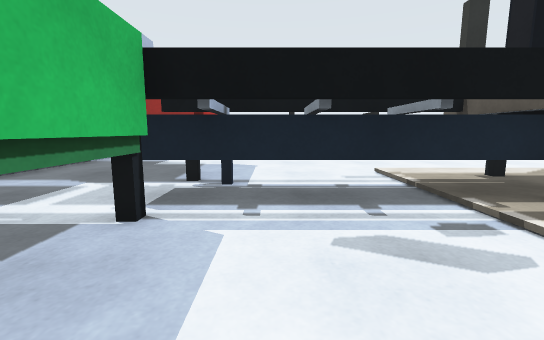
[1] (above)

24 first-person views from a walk through a world built for the Gazebo simulator. The camera is 0.26 m above the floor, tilts 8° down and sees 90° across. The floor is counted in squares, 0.25 m on a side. Each view is taken from the middle of a square. On the plan, view 1 faces up. The plan holds only what a view shows up to about 11 squares ahead; the rest is blank.

[2]
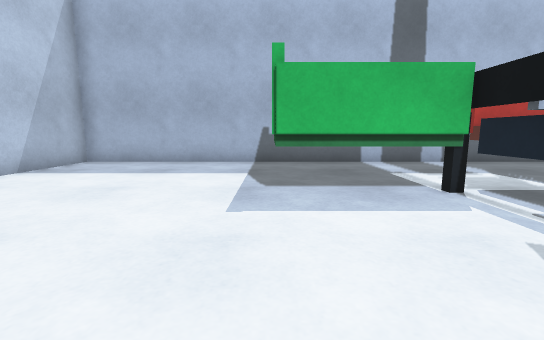

[3]
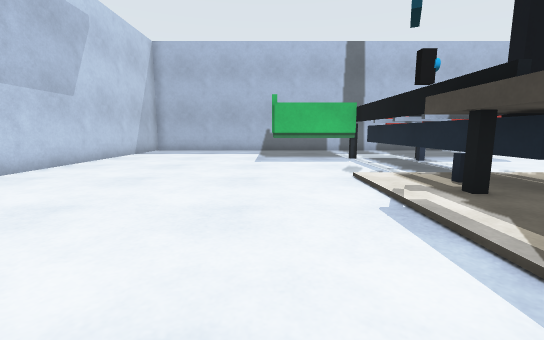

[4]
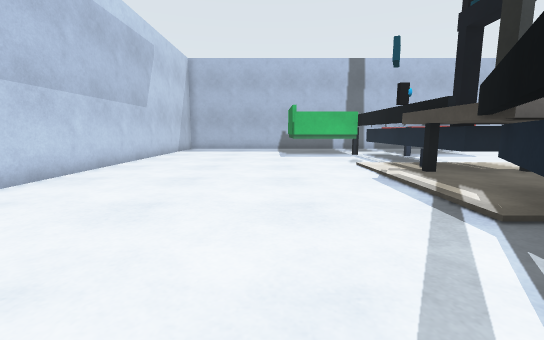

[5]
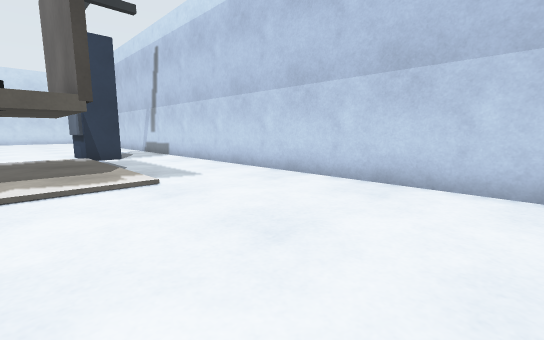

[6]
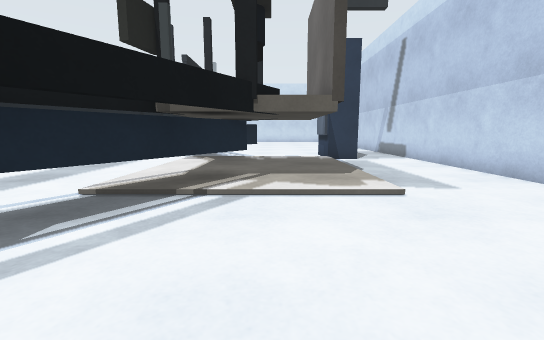

[7]
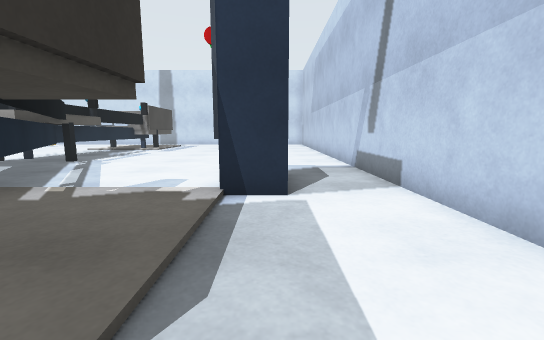

[8]
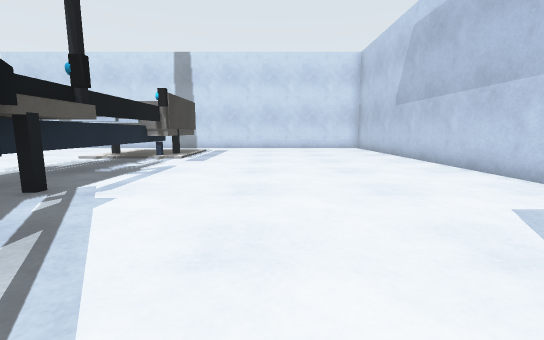

[9]
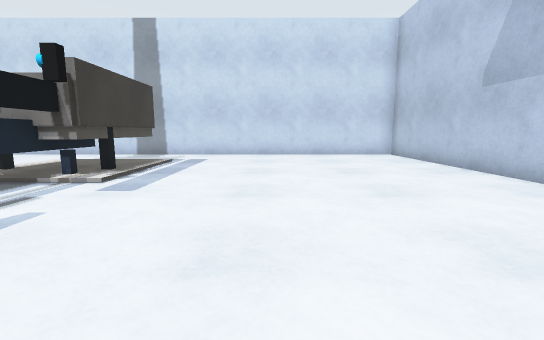

[10]
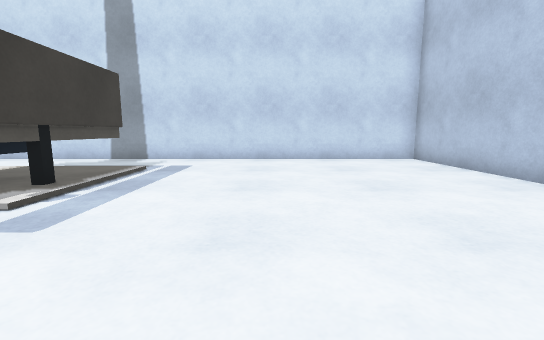

[11]
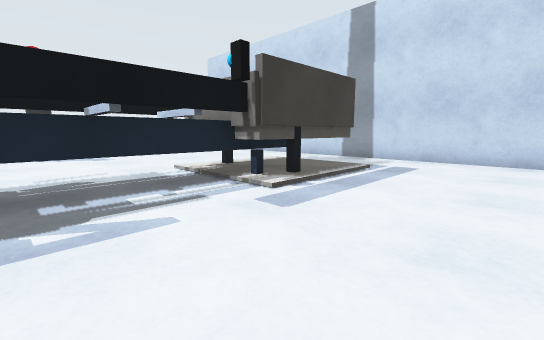

[12]
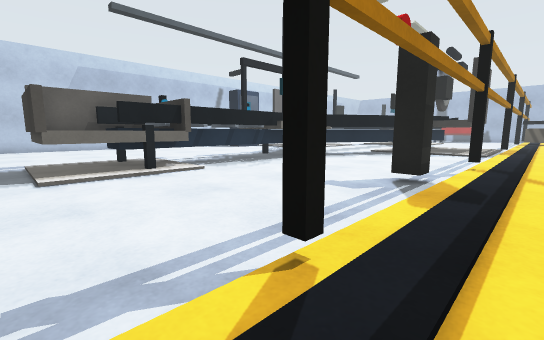

[13]
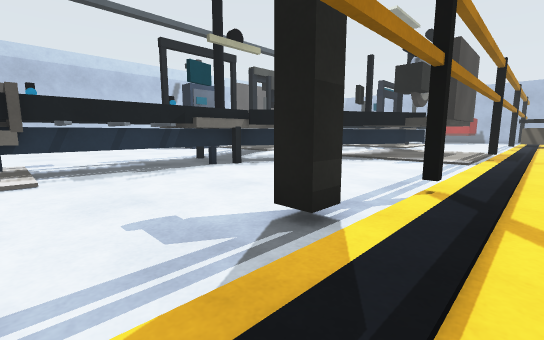

[14]
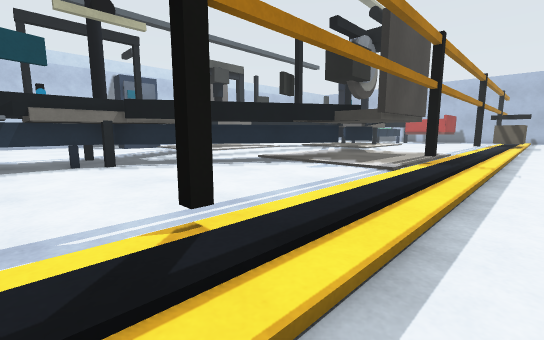

[15]
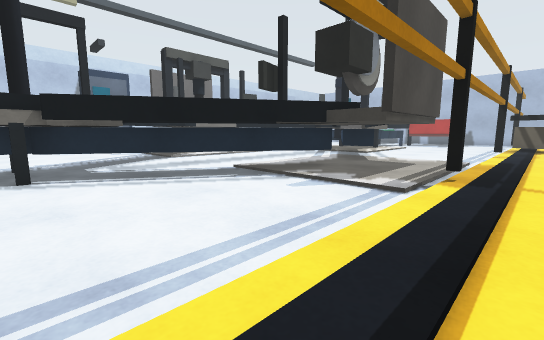

[16]
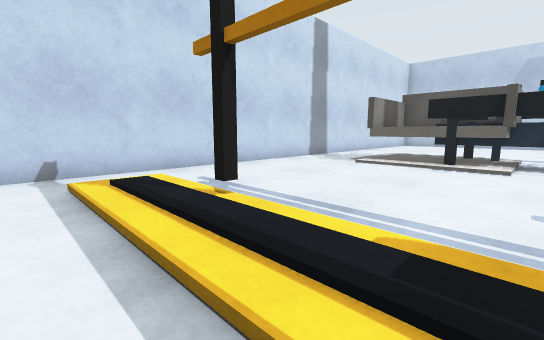

[17]
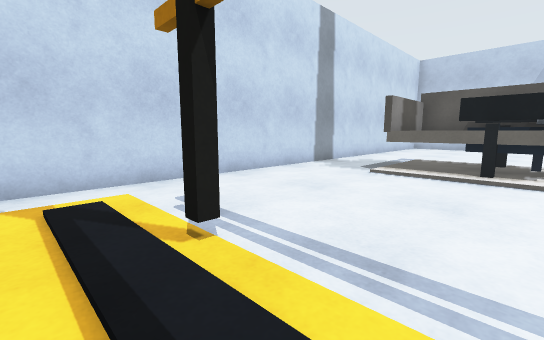

[18]
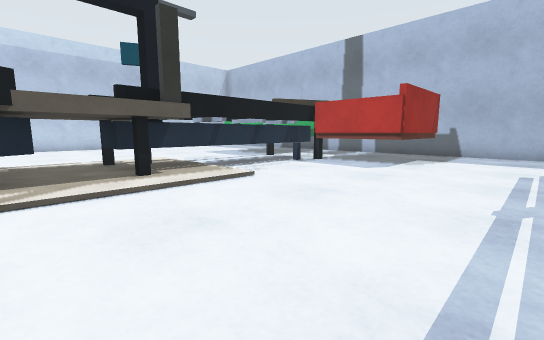

[19]
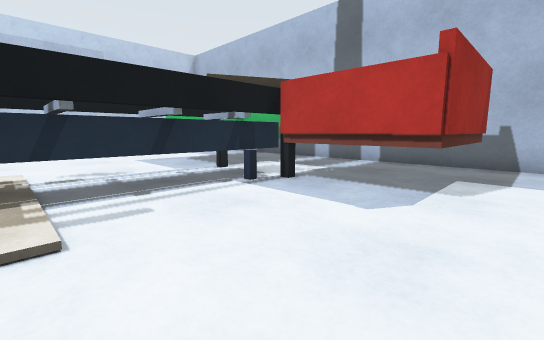

[20]
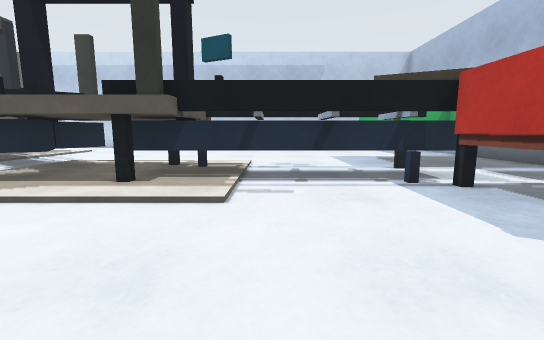

[21]
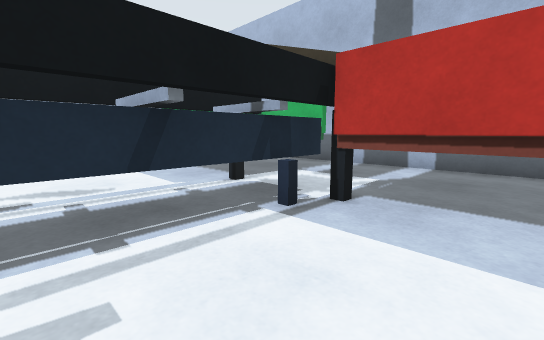

[22]
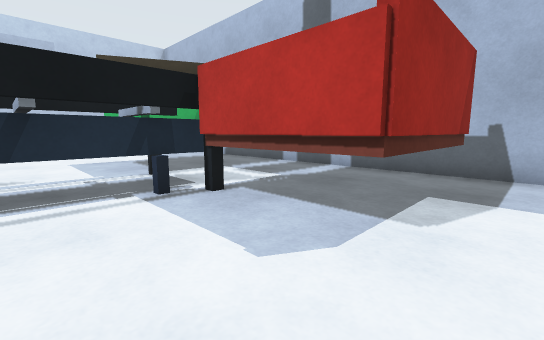

[23]
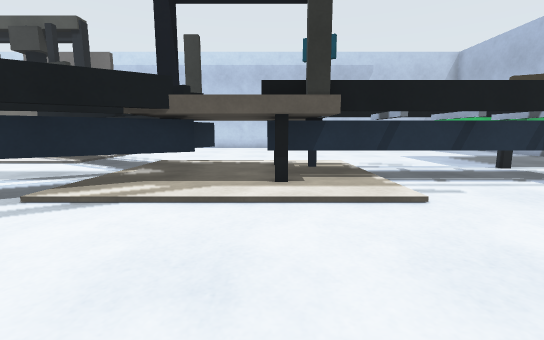

[24]
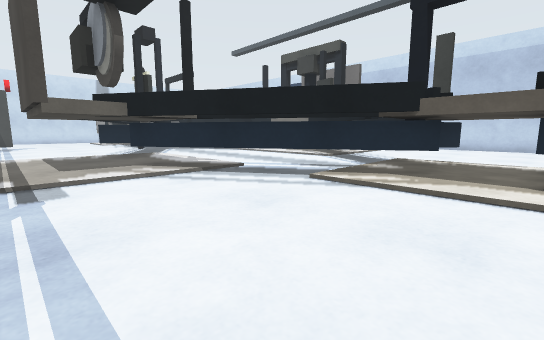

### Floor plan
Key: @ floor where view 1 was taken; # wall or solid block; . main floor; : floor 0.05 m higher than the main floor; / step, stairs or slope; B bin; P dark grey post; T thing the floor can be seen under or through; L blue box; C conveyor; A black post; O other object.
Columns run from 7 left of view 1 to 36 right of it. Each row starts with its distance up from view 1.
 15                  ................  ........#
 14                 //////////////////////////.#
 13                 A::::::A:::::::A::::::A::/.#
 12 #................................P.........#
 11 #...................OOOO...................#
 10 #...................#..#...................#
  9 #.BBBB............TTL..L#T.................#
  8 #.B  B...........TLLTO  LLT................#
  7 #.B  B.........TLLLTT..TTLLLT..............#
  6 #.B  PTTTTTTPOTL TT......TT LTPTTTTTOPOO...#
  5 #....LLLLLLLL.LLT..........T LCCCCCCCC O...#
  4 #....LLLLLLLL.L T..........   CCCCCCCC O...#
  3 #.BB PTTTTTTPO#L #T...... # L#PTTTTTOPOO...#
  2 #.B  B.........#LLLTT..   LL#..............#
  1 #.B  B...........#LLTO   L#................#
  0 #.BBBB.@..........##L..L##.................#
 -1 #...................#..#...................#
 -2 #...................OOOO...................#
 -3 #........................##................#
 -4 #........................CC................#
 -5 #..........................................#
 -6 #..........................................#
 -7 ############################################

Where each view was taken, in squares from view 1:
view 1: 0 up, 0 right, facing up
view 2: 0 up, 3 right, facing left
view 3: 0 up, 9 right, facing left
view 4: 1 down, 12 right, facing left
view 5: 1 down, 6 right, facing down-right
view 6: 1 down, 7 right, facing right
view 7: 4 down, 13 right, facing right
view 8: 1 down, 18 right, facing right
view 9: 1 down, 23 right, facing right
view 10: 1 down, 25 right, facing right
view 11: 1 down, 25 right, facing up-right
view 12: 14 up, 33 right, facing down-left
view 13: 14 up, 29 right, facing down-left
view 14: 15 up, 25 right, facing down-left
view 15: 14 up, 23 right, facing down-left
view 16: 15 up, 28 right, facing down-right
view 17: 14 up, 29 right, facing down-right
view 18: 12 up, 7 right, facing down-left
view 19: 10 up, 3 right, facing down-left
view 20: 11 up, 2 right, facing down
view 21: 8 up, 2 right, facing down-left
view 22: 10 up, 1 right, facing down-left
view 23: 11 up, 5 right, facing down
view 24: 12 up, 5 right, facing down-right
